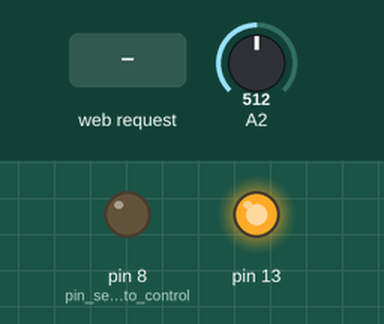
This sketch was run on a simulated Arduino Uno, built with avr-gcc and run on an emulated ATmega328P. On the bench: output pins drawn as LEDs (lit = HIGH). The inputs (shaded band) are chosen by the test bench; at power-on: A2 = 512. WiFi joins after 1.5 s; servers stay silent unless stated; what the sketch prints to the serial monitor is not drawn.

Above: at 2.8 s.
2.9 s: HTTP request GET /on received
At 4.2 s:
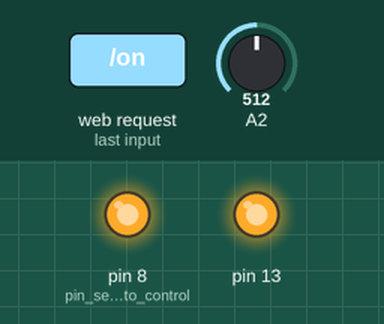
6.5 s: A2 set to 604
8.0 s: A2 set to 629
At 9.4 s:
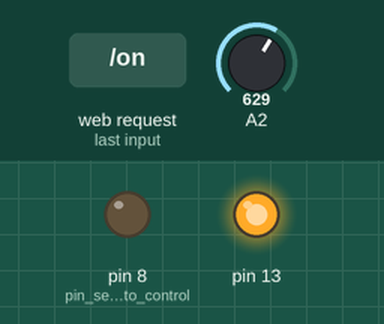
10.1 s: A2 set to 511
At 11.3 s:
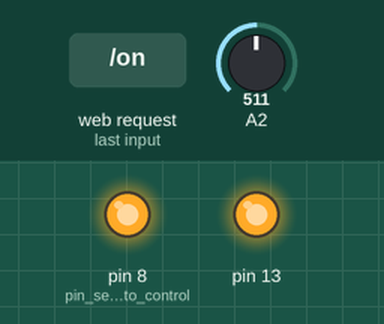
12.2 s: HTTP request GET /off received
At 14.2 s:
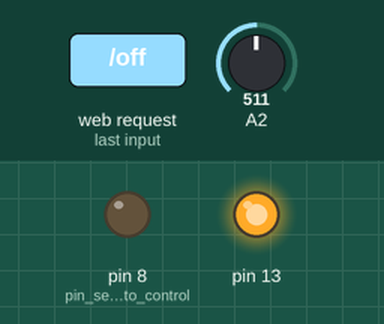
Timing chart, 0 to 15.5 s (numbered marks = the images above; inputs shaded):
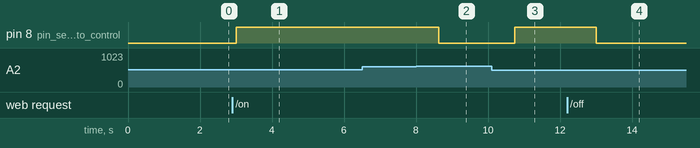

The sketch:

FinalCode.ino
```cpp
#include <UIPEthernet.h>


byte mac[] = { 0xDE, 0xAD, 0xBE, 0xEF, 0xFE, 0xED }; //physical mac address
byte ip[] = { 192, 168, 1, 100 }; // ip in lan
byte gateway[] = { 192, 168, 1, 1 }; // internet access via router
byte subnet[] = { 255, 255, 255, 0 }; //subnet mask
EthernetServer server(80); //server port

EthernetClient client;
IPAddress server2(192,168,1,178 );
String readString;
int  interval = 500; // Wait between dumps
int swt;
int sensorReading;//analog pin reading
int brightness;


void setup(){
  pinMode(8, OUTPUT); //pin selected to control
  pinMode(13,OUTPUT);
  //start Ethernet
  Ethernet.begin(mac, ip, gateway, gateway, subnet);
  digitalWrite(13,HIGH);
  server.begin();
  Serial.begin(9600);
  Serial.println("Arduino Server IP is -: ");
   Serial.print(Ethernet.localIP());

cli();//stop interrupts

//set timer1 interrupt at 1Hz
  TCCR1A = 0;// set entire TCCR1A register to 0
  TCCR1B = 0;// same for TCCR1B
  TCNT1  = 0;//initialize counter value to 0
  // set compare match register for 1hz increments
  OCR1A = 15624;// = (16*10^6) / (1*1024) - 1 (must be <65536)
  // turn on CTC mode
  TCCR1B |= (1 << WGM12);
  // Set CS12 and CS10 bits for 1024 prescaler
  TCCR1B |= (1 << CS12) | (1 << CS10);
  // enable timer compare interrupt
  TIMSK1 |= (1 << OCIE1A);


sei();//allow interrupts

}//end setup


ISR(TIMER1_COMPA_vect){//timer1 interrupt 1Hz toggles pin 13 (LED)
EthernetClient client2 = server.available();
  if (client2) {
    while (client2.connected()) {
      if (client2.available()) {
        char c = client2.read();

        //read char by char HTTP request
        if (readString.length() < 100) {
          //store characters to string
          readString += c;
        }

        //if HTTP request has ended
        if (c == '\n') {

          ///////////////
          Serial.println(readString); //print to serial monitor for debuging

          client2.println("HTTP/1.1 200 OK"); //send new page
          client2.println("Content-Type: text/html");
          client2.println();
          client2.println("<HTML>");
          client2.println("<script type='text/javascript'>");
	  client2.println ("window.location.replace('http://localhost/Demo2/connectarduino.php');");
	  client2.println ("</script>");
          client2.println("</HTML>");

          delay(2);
          //stopping client
          client2.stop();

          ///////////////////// Get Data From The webServer


          if(readString.indexOf("on") >0)//checks for on
          {
            swt = 1;
            Serial.println("Led On");
            analogWrite(8,brightness);

          }
          if(readString.indexOf("off") >0)//checks for off
          {
            swt = 0;
            Serial.println("Led Off");
            digitalWrite(8,LOW);
          }
          //clearing string for next read
          readString="";

        }
      }
    }
  }

}

void loop()
{
  if(swt == 1){
    sensorReading=analogRead(2);  //get analog reading
    brightness = map(sensorReading,200,1023,255,0);
    analogWrite(8,brightness);
    if (client.connect(server2, 80)) {
      Serial.println("-> Connected");
      // Make a HTTP request:
      client.print( "GET /Demo2/pushdata.php?");
      client.print("intensity=");
      client.print( brightness );
      client.println( " HTTP/1.1");
      client.print( "Host: " );
      client.println(server2);
      client.println( "Connection: close" );
      client.println();
      client.println();
      client.stop();
      Serial.print("Data sent");
    }
    else {
      // you didn't get a connection to the server:
      Serial.println("--> connection failed/n");
    }
  }


//    if(swt == 1){
//      sensorReading=analogRead(0);  //get analog reading
//      brightness = map(sensorReading,400,1023,255,0);
//      analogWrite(12,brightness);
//  }
  else{
    digitalWrite(8,LOW);
  }

  delay(interval);

}
```

Measured:
- the behaviour switches between 613 and 614 on A2 (found by bisection; images 1 and 2)
- after the input at 2.9 s, pin 8 (pin_selected_to_control): LOW → HIGH after 0.11 s
- after the input at 6.5 s, every drawn part: stays the same
- after the input at 8.0 s, pin 8 (pin_selected_to_control): HIGH → LOW after 0.63 s
- after the input at 10.1 s, pin 8 (pin_selected_to_control): LOW → HIGH after 0.64 s
- after the input at 12.2 s, pin 8 (pin_selected_to_control): HIGH → LOW after 0.81 s
